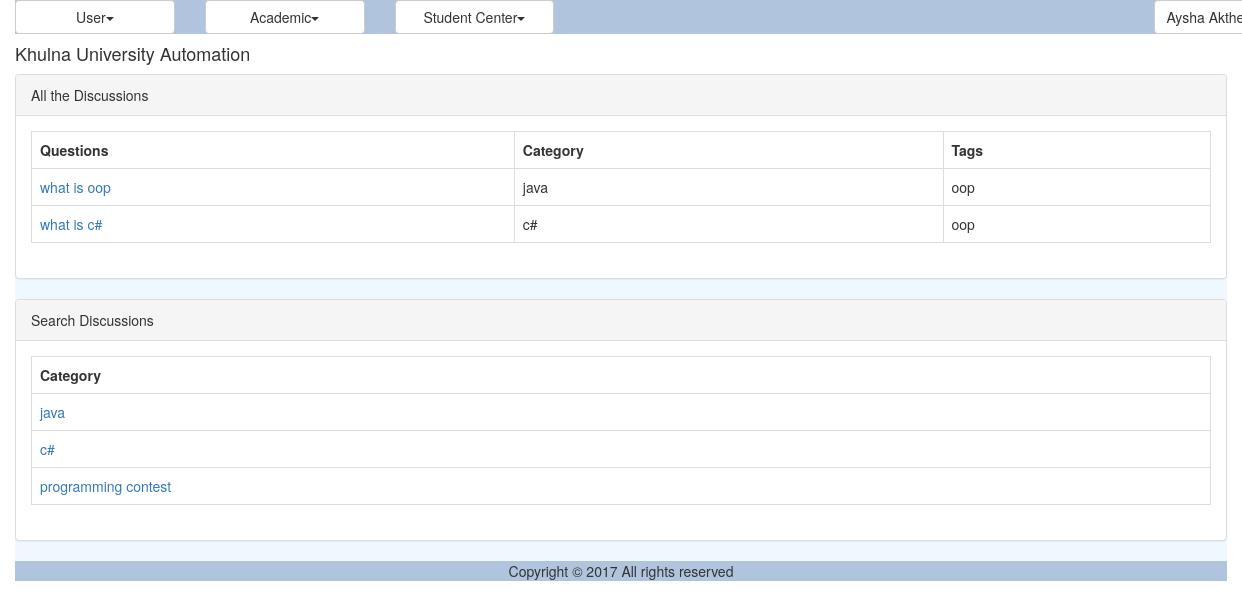
Page /discussion_list.php (signed in) on the committed database.
### tables this page shows
CREATE TABLE `dms_discussion` (
  `ID` varchar(40) NOT NULL,
  `Title` varchar(150) NOT NULL,
  `CategoryID` varchar(40) NOT NULL,
  `Description` varchar(300) NOT NULL,
  `Tag` varchar(200) NOT NULL,
  `CreationDate` datetime NOT NULL,
  `CreatorID` varchar(40) NOT NULL
);

CREATE TABLE `dms_discussion_category` (
  `ID` varchar(40) NOT NULL,
  `Name` varchar(40) NOT NULL
);

### util/class.util.inc (called while the page is built, shortened)
<?php
class ConfigUtil implements I_DBConfig, I_LogConfig, I_LanguageConfig{
	public static $s_instance;
	private $_host;
	private $_username;
	private $_password;
	private $_database;
	public static function getInstance() {
		if(!self::$s_instance) {
			self::$s_instance = new self();
		}
		return self::$s_instance;
	}
	private function readConfig(){
		$this->_ini_array = parse_ini_file(CONFIG.'system.ini');
		$this->_host =	$this->_ini_array['db_host'];
		$this->_username = $this->_ini_array['db_username'];
		$this->_password = $this->_ini_array['db_password'];
		$this->_database = $this->_ini_array['db_database'];
	}
	public function getDBHost(){
		return $this->_host;
	}
	public function getDBUserName(){
		return $this->_username;
	}
	public function getDBPassword(){
		return $this->_password;
	}
	public function getDBName(){
		return $this->_database;
	}
}
class DBUtil implements I_DBUtil {
	private static $s_instance;
	private $_host;
	private $_username;
	private $_password;
	private $_database;
	protected $_connection;
	protected $_result;
	public static function getInstance() {
		if(!self::$s_instance) {
			self::$s_instance = new self();
		}
		return self::$s_instance;
	}
	private function readDBConfig(){
		$_config = ConfigUtil::getInstance();
		$this->_host = $_config->getDBHost();
		$this->_username = $_config->getDBUserName();
		$this->_password = $_config->getDBPassword();
		$this->_database = $_config->getDBName();
	}
	private function setConnection(){
		$this->_connection = new mysqli($this->_host, $this->_username,
			$this->_password, $this->_database);
	}
	public function doQuery($sql) {
		$this->_result = $this->_connection->query($sql) or die(mysqli_error($this->_connection));
		return $this->_result;
	}
	public function getNumRows() {
		$this->_numRows = mysqli_num_rows($this->_result);
		return $this->_numRows;
	}
	public function getAllRows() {
		$rows = array();
		for($x = 0; $x < $this->getNumRows(); $x++) {
			$rows[] = mysqli_fetch_assoc($this->_result);
		}
		return $rows;
	}
	public function getTopRow() {
		return $this->_result->fetch_array();
	}
}
class LogUtil{
	private static $s_instance;
	public static function getInstance(){
		if(!self::$s_instance) {
			self::$s_instance = new self();
		}
		return self::$s_instance;
	}
}
class LangUtil{
	private static $s_instance;
	public static function getInstance() {
		if(!self::$s_instance) {
			self::$s_instance = new self();
		}
		return self::$s_instance;
	}
}
?>

### modules/forum/ui/blade/view.discussion.blade.inc (called while the page is built, shortened)
<?php
include_once UTILITY.'class.util.inc';
include_once MODULES_FORUM.'bao/class.discussionbao.inc';
include_once MODULES_FORUM.'bao/class.discussionCategorybao.inc';
$_DiscussionBAO = new DiscussionBAO();
$_DiscussionCategoryBAO = new DiscussionCategoryBAO();
?>

### modules/forum/bao/class.discussionbao.inc (called while the page is built, shortened)
<?php
include_once UTILITY.'class.util.inc';
include_once MODULES_FORUM.'dao/class.discussiondao.inc';
Class DiscussionBAO{
	private $_DiscussionDAO;
	public function __construct(){
		$this->_DiscussionDAO = new DiscussionDAO();
	}
	public function getAllDiscussions(){
		$Result = $this->_DiscussionDAO->getAllDiscussions();
		return $Result;
	}
	public function getNameFromCatagoryID($Discussion){
		$Result = $this->_DiscussionDAO->getNameFromCatagoryID($Discussion);
		return $Result;
	}
}
?>

### modules/forum/dao/class.discussiondao.inc (called while the page is built, shortened)
<?php
include_once COMMON.'class.common.inc';
include_once COMMON.'class.common.forum.inc';
include_once UTILITY.'class.util.inc';
include_once 'class.discussionCategorydao.inc';
Class DiscussionDAO{
	private $_DB;
	public function __construct(){
		$this->_DB = DBUtil::getInstance();
	}
	public function getAllDiscussions(){
		$DiscussionList = array();
		$this->_DB->doQuery("SELECT * FROM dms_discussion");
		$rows = $this->_DB->getAllRows();
		for($i = 0; $i < sizeof($rows); $i++) {
			$row = $rows[$i];
			$this->_Discussion = new Discussion();
		    $this->_Discussion->setID ( $row['ID']);
		    $this->_Discussion->setName( $row['Title'] );
		    $this->_Discussion->setCategory( $row['CategoryID'] );
		    $this->_Discussion->setDescription( $row['Description'] );
		    $this->_Discussion->setTag( $row['Tag'] );
		    $this->_Discussion->setCreationDate( $row['CreationDate'] );
		    $this->_Discussion->setCreator( $row['CreatorID'] );
		    $DiscussionList[]=$this->_Discussion;
		}
		$Result = new Result();
		$Result->setIsSuccess(1);
		$Result->setResultObject($DiscussionList);
		return $Result;
	}
	public function getNameFromCatagoryID($CatagoryID){
		$SQL = "SELECT * FROM dms_discussion_category
				WHERE ID='".$CatagoryID."'";
		$SQL = $this->_DB->doQuery($SQL);
		$row = $this->_DB->getTopRow();
		$this->_DiscussionCategory = new DiscussionCategory();
		$this->_DiscussionCategory->setID ( $row['ID']);
		$this->_DiscussionCategory->setName( $row['Name'] );
	 	$Result = new Result();
		$Result->setIsSuccess(1);
		$Result->setResultObject($this->_DiscussionCategory);
		return $Result;
	}
}
?>

### common/class.common.inc (called while the page is built, shortened)
<?php
class Result{
    private $_IsSuccess=0;
    private $_ResultObject;
    public function setIsSuccess($IsSuccess){
        $this->_IsSuccess = $IsSuccess;
    }
    public function getIsSuccess(){
        return $this->_IsSuccess;
    }
    public function setResultObject($ResultObject){
        $this->_ResultObject = $ResultObject;
    }
    public function getResultObject(){
        return $this->_ResultObject;
    }
}
?>

### common/class.common.forum.inc (called while the page is built, shortened)
<?php
class DiscussionCategory{
    private $_ID;
    private $_name;
    public function setID ( $ID ) {
        $this->_ID = $ID;
    }
    public function getID () {
        return $this->_ID;
    }
    public function setName ($Name){
        $this->_name = $Name;
    }
    public function getName(){
        return $this->_name;
    }
}
class Discussion{
    private $_ID;
    private $_Name;
    private $_Category;
    private $_Tag;
    public function setID ( $ID ) {
        $this->_ID = $ID;
    }
    public function getID () {
        return $this->_ID;
    }
    public function setName ( $Name ) {
        $this->_Name = $Name;
    }
    public function getName () {
        return $this->_Name;
    }
    public function setCategory ( $Category ) {
        $this->_Category = $Category;
    }
    public function getCategory () {
        return $this->_Category;
    }
    public function setTag( $Tag ) {
        $this->_Tag = $Tag;
    }
    public function getTag() {
        return $this->_Tag;
    }
}
?>

### modules/forum/bao/class.discussionCategorybao.inc (called while the page is built, shortened)
<?php
include_once UTILITY.'class.util.inc';
include_once MODULES_FORUM.'dao/class.discussionCategorydao.inc';
Class DiscussionCategoryBAO{
	private $_DiscussionCategoryDAO;
	public function __construct(){
		$this->_DiscussionCategoryDAO = new DiscussionCategoryDAO();
	}
	public function getAllDiscussionCategorys(){
		$Result = $this->_DiscussionCategoryDAO->getAllDiscussionCategorys();
		return $Result;
	}
}
?>

### modules/forum/dao/class.discussionCategorydao.inc (called while the page is built, shortened)
<?php
include_once COMMON.'class.common.inc';
include_once COMMON.'class.common.forum.inc';
include_once UTILITY.'class.util.inc';
Class DiscussionCategoryDAO{
	private $_DB;
	public function __construct(){
		$this->_DB = DBUtil::getInstance();
	}
	public function getAllDiscussionCategorys(){
		$DiscussionCategoryList = array();
		$this->_DB->doQuery("SELECT * FROM dms_discussion_category");
		$rows = $this->_DB->getAllRows();
		for($i = 0; $i < sizeof($rows); $i++) {
			$row = $rows[$i];
			$this->_DiscussionCategory = new DiscussionCategory();
		    $this->_DiscussionCategory->setID ( $row['ID']);
		    $this->_DiscussionCategory->setName( $row['Name'] );
		    $DiscussionCategoryList[]=$this->_DiscussionCategory;
		}
		$Result = new Result();
		$Result->setIsSuccess(1);
		$Result->setResultObject($DiscussionCategoryList);
		return $Result;
	}
}
?>

### modules/forum/ui/view.discussionList.inc (the view)
<?php
include_once 'blade/view.discussion.blade.inc';
include_once COMMON.'class.common.inc';
?>
<div class="panel panel-default">
    <div class="panel-heading">All the Discussions</div>
    <div class="panel-body">
	<table class="table table-bordered">
	<?php
	$Result = $_DiscussionBAO->getAllDiscussions();
	if($Result->getIsSuccess()){
		$DiscussionList = $Result->getResultObject();
	?>
		<tr>
			<th>Questions</th>
			<th>Category</th>
			<th>Tags</th>
		</tr>
		<?php
		for($i = 0; $i < sizeof($DiscussionList); $i++) {
			$Discussion = $DiscussionList[$i];
			?>
		    <tr>
		    <td><a href="discussion_comment.php?view=<?php echo $Discussion->getID(); ?>" onclick="return ; " >
		    <?php echo $Discussion->getName(); ?></a></td>
			    <td><?php $id = $Discussion->getCategory();
			    	$Result2 = $_DiscussionBAO->getNameFromCatagoryID($id);
			    	if ($Result2->getIsSuccess()) {
			    		$DiscussionCategory = $Result2->getResultObject();
			    		echo $DiscussionCategory->getName();
			    	}
			    	 ?></td>
			    <td><?php echo $Discussion->getTag(); ?></td>
		    </tr>
	    <?php
		}
	}
	else{
		echo $Result->getResultObject();
	}
	?>
	</table>
</div>
</div>
<div class="panel panel-default">
    <div class="panel-heading">Search Discussions</div>
    <div class="panel-body">
		<table class="table table-bordered">
			<tr><th>Category</th></tr>
			<tr><?php
				$Result = $_DiscussionCategoryBAO->getAllDiscussionCategorys();
				if($Result->getIsSuccess())
				{
					$DiscussionCategorys = $Result->getResultObject();
			        for ($i=0; $i < sizeof($DiscussionCategorys); $i++)
					{
						$DiscussionCategory = $DiscussionCategorys[$i];?>
						<tr><td><a href="search_discussion.php?Category=<?php echo $DiscussionCategory->getID(); ?>" onclick="return; "> <?php echo $DiscussionCategory->getName() ?> </a></td></tr>
					<?php
					}
				}
				?>
			</tr>
		</table>
	</div>
</div>

### resources/css/style.css (style rules this page uses)
table,td { border:solid #e9e9e9 1px; }

### rows in the picture
dms_discussion: Title "what is oop", dms_discussion_category.Name "java", Tag "oop"
dms_discussion: Title "what is c#", dms_discussion_category.Name "c#", Tag "oop"
dms_discussion_category: Name "java"
dms_discussion_category: Name "c#"
dms_discussion_category: Name "programming contest"

### other values in the picture
$globalMenu[$i]->getTitle() "User Academic Student Center"
$CurrentUser->getFullName() "Aysha…"
